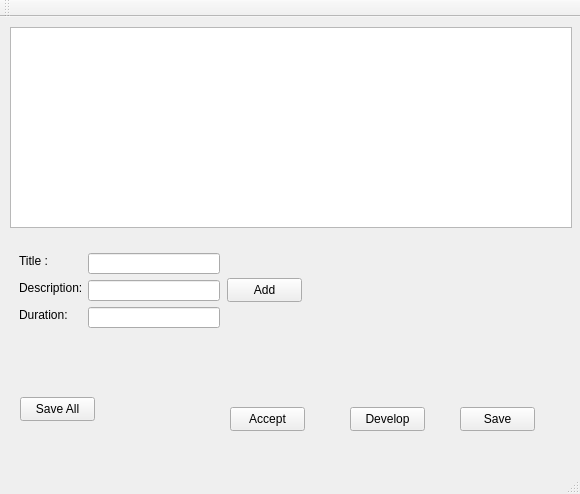
<?xml version="1.0" encoding="UTF-8"?>
<ui version="4.0">
 <class>ResearcherWindowClass</class>
 <widget class="QMainWindow" name="ResearcherWindowClass">
  <property name="geometry">
   <rect>
    <x>0</x>
    <y>0</y>
    <width>580</width>
    <height>494</height>
   </rect>
  </property>
  <property name="windowTitle">
   <string>ResearcherWindow</string>
  </property>
  <widget class="QWidget" name="centralWidget">
   <widget class="QTableView" name="ideasTableView">
    <property name="geometry">
     <rect>
      <x>10</x>
      <y>10</y>
      <width>562</width>
      <height>201</height>
     </rect>
    </property>
   </widget>
   <widget class="QPushButton" name="pushButton_5">
    <property name="geometry">
     <rect>
      <x>20</x>
      <y>380</y>
      <width>75</width>
      <height>24</height>
     </rect>
    </property>
    <property name="text">
     <string>Save All</string>
    </property>
   </widget>
   <widget class="QPushButton" name="pushButton">
    <property name="geometry">
     <rect>
      <x>227</x>
      <y>261</y>
      <width>75</width>
      <height>24</height>
     </rect>
    </property>
    <property name="text">
     <string>Add</string>
    </property>
   </widget>
   <widget class="QLabel" name="label">
    <property name="geometry">
     <rect>
      <x>19</x>
      <y>236</y>
      <width>32</width>
      <height>16</height>
     </rect>
    </property>
    <property name="text">
     <string>Title : </string>
    </property>
   </widget>
   <widget class="QLineEdit" name="descrLineEdit">
    <property name="geometry">
     <rect>
      <x>88</x>
      <y>263</y>
      <width>132</width>
      <height>21</height>
     </rect>
    </property>
   </widget>
   <widget class="QLabel" name="label_3">
    <property name="geometry">
     <rect>
      <x>19</x>
      <y>290</y>
      <width>53</width>
      <height>16</height>
     </rect>
    </property>
    <property name="text">
     <string>Duration: </string>
    </property>
   </widget>
   <widget class="QLabel" name="label_2">
    <property name="geometry">
     <rect>
      <x>19</x>
      <y>263</y>
      <width>63</width>
      <height>16</height>
     </rect>
    </property>
    <property name="text">
     <string>Description:</string>
    </property>
   </widget>
   <widget class="QLineEdit" name="titleLineEdit">
    <property name="geometry">
     <rect>
      <x>88</x>
      <y>236</y>
      <width>132</width>
      <height>21</height>
     </rect>
    </property>
   </widget>
   <widget class="QLineEdit" name="durLineEdit">
    <property name="geometry">
     <rect>
      <x>88</x>
      <y>290</y>
      <width>132</width>
      <height>21</height>
     </rect>
    </property>
   </widget>
   <widget class="QPushButton" name="pushButton_2">
    <property name="geometry">
     <rect>
      <x>230</x>
      <y>390</y>
      <width>75</width>
      <height>24</height>
     </rect>
    </property>
    <property name="text">
     <string>Accept</string>
    </property>
   </widget>
   <widget class="QPushButton" name="pushButton_3">
    <property name="geometry">
     <rect>
      <x>350</x>
      <y>390</y>
      <width>75</width>
      <height>24</height>
     </rect>
    </property>
    <property name="text">
     <string>Develop</string>
    </property>
   </widget>
   <widget class="QPushButton" name="pushButton_4">
    <property name="geometry">
     <rect>
      <x>460</x>
      <y>390</y>
      <width>75</width>
      <height>24</height>
     </rect>
    </property>
    <property name="text">
     <string>Save</string>
    </property>
   </widget>
  </widget>
  <widget class="QMenuBar" name="menuBar">
   <property name="geometry">
    <rect>
     <x>0</x>
     <y>0</y>
     <width>580</width>
     <height>22</height>
    </rect>
   </property>
  </widget>
  <widget class="QToolBar" name="mainToolBar">
   <attribute name="toolBarArea">
    <enum>TopToolBarArea</enum>
   </attribute>
   <attribute name="toolBarBreak">
    <bool>false</bool>
   </attribute>
  </widget>
  <widget class="QStatusBar" name="statusBar"/>
 </widget>
 <layoutdefault spacing="6" margin="11"/>
 <resources/>
 <connections>
  <connection>
   <sender>pushButton</sender>
   <signal>clicked()</signal>
   <receiver>ResearcherWindowClass</receiver>
   <slot>addIdea()</slot>
   <hints>
    <hint type="sourcelabel">
     <x>529</x>
     <y>197</y>
    </hint>
    <hint type="destinationlabel">
     <x>531</x>
     <y>222</y>
    </hint>
   </hints>
  </connection>
  <connection>
   <sender>pushButton_2</sender>
   <signal>clicked()</signal>
   <receiver>ResearcherWindowClass</receiver>
   <slot>acceptIdea()</slot>
   <hints>
    <hint type="sourcelabel">
     <x>91</x>
     <y>249</y>
    </hint>
    <hint type="destinationlabel">
     <x>6</x>
     <y>263</y>
    </hint>
   </hints>
  </connection>
  <connection>
   <sender>pushButton_3</sender>
   <signal>clicked()</signal>
   <receiver>ResearcherWindowClass</receiver>
   <slot>develop()</slot>
   <hints>
    <hint type="sourcelabel">
     <x>292</x>
     <y>251</y>
    </hint>
    <hint type="destinationlabel">
     <x>353</x>
     <y>266</y>
    </hint>
   </hints>
  </connection>
  <connection>
   <sender>pushButton_4</sender>
   <signal>clicked()</signal>
   <receiver>ResearcherWindowClass</receiver>
   <slot>saveIdea()</slot>
   <hints>
    <hint type="sourcelabel">
     <x>430</x>
     <y>260</y>
    </hint>
    <hint type="destinationlabel">
     <x>475</x>
     <y>252</y>
    </hint>
   </hints>
  </connection>
  <connection>
   <sender>pushButton_5</sender>
   <signal>clicked()</signal>
   <receiver>ResearcherWindowClass</receiver>
   <slot>saveAll()</slot>
   <hints>
    <hint type="sourcelabel">
     <x>283</x>
     <y>275</y>
    </hint>
    <hint type="destinationlabel">
     <x>271</x>
     <y>299</y>
    </hint>
   </hints>
  </connection>
 </connections>
 <slots>
  <slot>addIdea()</slot>
  <slot>acceptIdea()</slot>
  <slot>develop()</slot>
  <slot>saveIdea()</slot>
  <slot>saveAll()</slot>
 </slots>
</ui>
